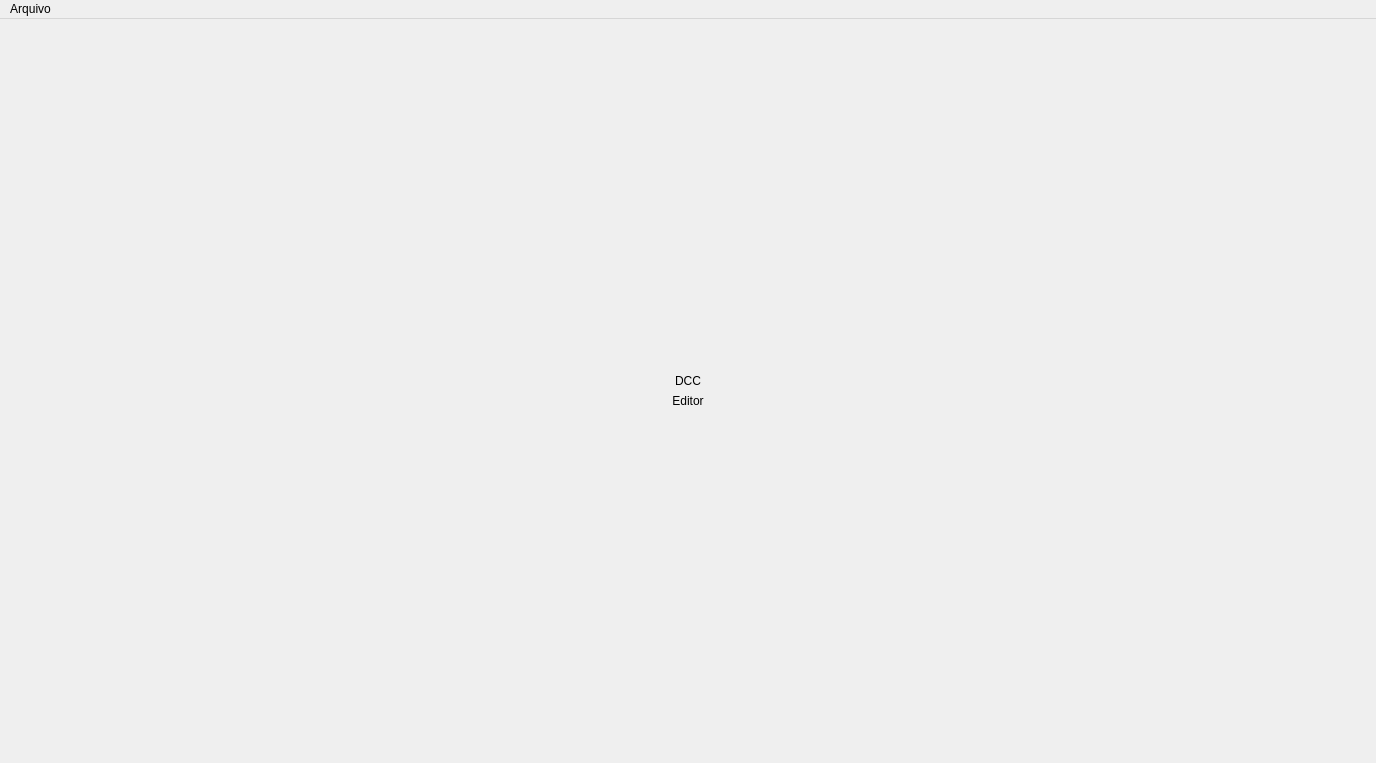
<?xml version="1.0" encoding="UTF-8"?>
<ui version="4.0">
 <class>MainWindow</class>
 <widget class="QMainWindow" name="MainWindow">
  <property name="geometry">
   <rect>
    <x>0</x>
    <y>0</y>
    <width>1376</width>
    <height>763</height>
   </rect>
  </property>
  <property name="windowTitle">
   <string>Editor DCC</string>
  </property>
  <widget class="QWidget" name="pageHome">
   <layout class="QHBoxLayout" name="horizontalLayout">
    <item>
     <spacer name="horizontalSpacer_2">
      <property name="orientation">
       <enum>Qt::Orientation::Horizontal</enum>
      </property>
      <property name="sizeHint" stdset="0">
       <size>
        <width>40</width>
        <height>20</height>
       </size>
      </property>
     </spacer>
    </item>
    <item>
     <layout class="QVBoxLayout" name="verticalLayout">
      <item>
       <spacer name="verticalSpacer_2">
        <property name="orientation">
         <enum>Qt::Orientation::Vertical</enum>
        </property>
        <property name="sizeHint" stdset="0">
         <size>
          <width>20</width>
          <height>40</height>
         </size>
        </property>
       </spacer>
      </item>
      <item>
       <widget class="QLabel" name="lblTitleDCC">
        <property name="text">
         <string>DCC</string>
        </property>
        <property name="alignment">
         <set>Qt::AlignmentFlag::AlignCenter</set>
        </property>
       </widget>
      </item>
      <item>
       <widget class="QLabel" name="lblTitleEditor">
        <property name="text">
         <string>Editor</string>
        </property>
        <property name="alignment">
         <set>Qt::AlignmentFlag::AlignCenter</set>
        </property>
       </widget>
      </item>
      <item>
       <spacer name="verticalSpacer">
        <property name="orientation">
         <enum>Qt::Orientation::Vertical</enum>
        </property>
        <property name="sizeHint" stdset="0">
         <size>
          <width>20</width>
          <height>40</height>
         </size>
        </property>
       </spacer>
      </item>
     </layout>
    </item>
    <item>
     <spacer name="horizontalSpacer">
      <property name="orientation">
       <enum>Qt::Orientation::Horizontal</enum>
      </property>
      <property name="sizeHint" stdset="0">
       <size>
        <width>40</width>
        <height>20</height>
       </size>
      </property>
     </spacer>
    </item>
   </layout>
  </widget>
  <widget class="QMenuBar" name="menuBar">
   <property name="geometry">
    <rect>
     <x>0</x>
     <y>0</y>
     <width>1376</width>
     <height>38</height>
    </rect>
   </property>
   <widget class="QMenu" name="menuArquivo">
    <property name="title">
     <string>Arquivo</string>
    </property>
    <addaction name="actionAbrir_Arquivo"/>
    <addaction name="actionNovoDcc"/>
    <addaction name="separator"/>
    <addaction name="actionSalvar_2"/>
    <addaction name="actionSalvar_como_2"/>
    <addaction name="actionSair"/>
   </widget>
   <addaction name="menuArquivo"/>
  </widget>
  <action name="actionAbrir_Arquivo">
   <property name="text">
    <string>Abrir Arquivo</string>
   </property>
  </action>
  <action name="actionSalvar_2">
   <property name="text">
    <string>Salvar</string>
   </property>
  </action>
  <action name="actionSalvar_como_2">
   <property name="text">
    <string>Salvar como...</string>
   </property>
  </action>
  <action name="actionSair">
   <property name="text">
    <string>Sair</string>
   </property>
  </action>
  <action name="actionNovoDcc">
   <property name="text">
    <string>Criar Novo DCC (Auto-gerado via XSD)</string>
   </property>
  </action>
 </widget>
 <resources/>
 <connections/>
</ui>
